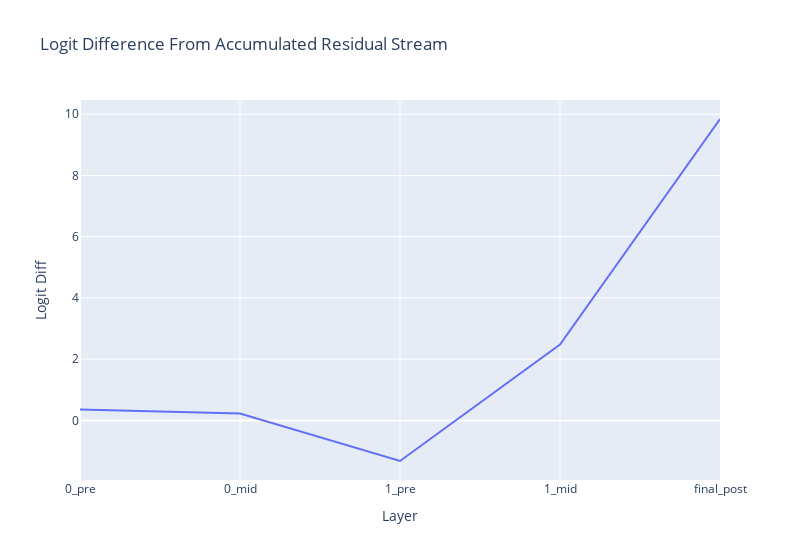

The cell this chart's notebook holds for it:
### Code cell
from gpt_from_scratch import plotly_utils


accumulated_residual, labels = cache.accumulated_resid(
    layer=-1,
    incl_mid=True,
    pos_slice=-1,
    return_labels=True,
)
# accumulated_residual has shape (component, batch, d_model)

logit_lens_logit_diffs: Float32[torch.Tensor, "..."] = residual_stack_to_logit_diff(
    accumulated_residual,
    cache,
    logit_diff_directions,
)  # [component]

plotly_utils.line(
    logit_lens_logit_diffs,
    hovermode="x unified",
    title="Logit Difference From Accumulated Residual Stream",
    labels={"x": "Layer", "y": "Logit Diff"},
    xaxis_tickvals=labels,
    width=800,
)

### Figure 1 — Plotly figure (JSON) as saved in the notebook; plotly's stock layout.template omitted (floating-point values rounded to 4 significant figures)
{"data": [{"hovertemplate": "Layer=%{x}<br>Logit Diff=%{y}<extra></extra>", "legendgroup": "", "line": {"color": "#636efa", "dash": "solid"}, "marker": {"symbol": "circle"}, "mode": "lines", "name": "", "orientation": "v", "showlegend": false, "type": "scatter", "x": [0, 1, 2, 3, 4], "xaxis": "x", "y": [0.3592, 0.2237, -1.327, 2.476, 9.845], "yaxis": "y"}], "layout": {"hovermode": "x unified", "legend": {"tracegroupgap": 0}, "title": {"text": "Logit Difference From Accumulated Residual Stream"}, "width": 800, "xaxis": {"anchor": "y", "domain": [0, 1], "tickmode": "array", "ticktext": ["0_pre", "0_mid", "1_pre", "1_mid", "final_post"], "tickvals": [0, 1, 2, 3, 4], "title": {"text": "Layer"}}, "yaxis": {"anchor": "x", "domain": [0, 1], "title": {"text": "Logit Diff"}}}}
